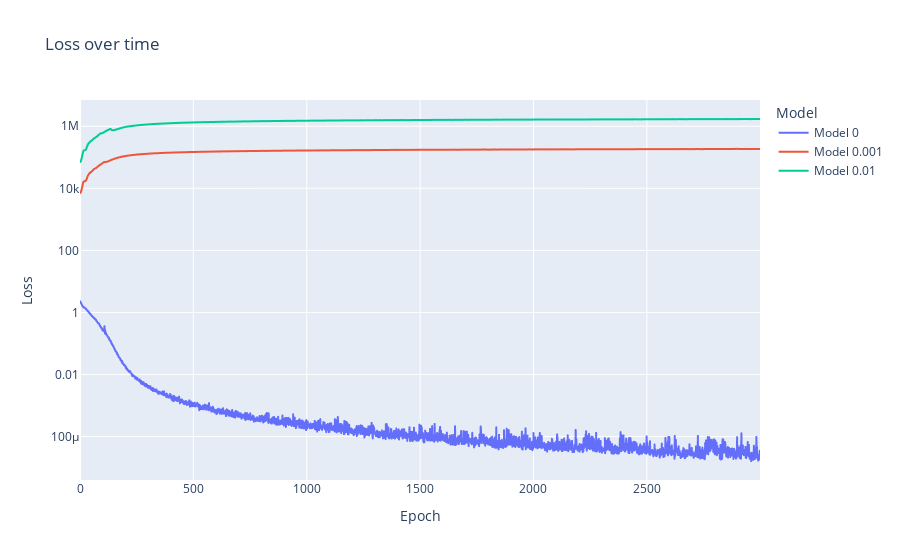

Notebook code cell kept with this figure:
### Code cell
import pandas as pd


if True:
    df = pd.DataFrame()
    for idx, loss in enumerate(losses):
        df = pd.concat([df, pd.DataFrame(
            {'Epoch': range(len(loss)), 
            'Loss': loss, 
            'Model': f'Model {decays[idx]}'}
            )])

    df.to_csv('sort_mini_activation.csv')
else:
    df = pd.read_csv('sort_mini.csv')

fig = px.line(df, x='Epoch', y='Loss', color='Model', title='Loss over time', log_y=True)
fig.show()

### Figure 1 — Plotly figure (JSON) as saved in the notebook; plotly's stock layout.template omitted (floating-point values rounded to 4 significant figures; data arrays with more than 128 entries replaced by an {"elided": "..."} marker saying what was removed)
{"data": [{"hovertemplate": "Model=Model 0<br>Epoch=%{x}<br>Loss=%{y}<extra></extra>", "legendgroup": "Model 0", "line": {"color": "#636efa", "dash": "solid"}, "marker": {"symbol": "circle"}, "mode": "lines", "name": "Model 0", "showlegend": true, "type": "scattergl", "x": {"elided": "3000 int values"}, "xaxis": "x", "y": {"elided": "3000 float values"}, "yaxis": "y"}, {"hovertemplate": "Model=Model 0.001<br>Epoch=%{x}<br>Loss=%{y}<extra></extra>", "legendgroup": "Model 0.001", "line": {"color": "#EF553B", "dash": "solid"}, "marker": {"symbol": "circle"}, "mode": "lines", "name": "Model 0.001", "showlegend": true, "type": "scattergl", "x": {"elided": "3000 int values"}, "xaxis": "x", "y": {"elided": "3000 float values"}, "yaxis": "y"}, {"hovertemplate": "Model=Model 0.01<br>Epoch=%{x}<br>Loss=%{y}<extra></extra>", "legendgroup": "Model 0.01", "line": {"color": "#00cc96", "dash": "solid"}, "marker": {"symbol": "circle"}, "mode": "lines", "name": "Model 0.01", "showlegend": true, "type": "scattergl", "x": {"elided": "3000 int values"}, "xaxis": "x", "y": {"elided": "3000 float values"}, "yaxis": "y"}], "layout": {"legend": {"title": {"text": "Model"}, "tracegroupgap": 0}, "title": {"text": "Loss over time"}, "xaxis": {"anchor": "y", "domain": [0, 1], "title": {"text": "Epoch"}}, "yaxis": {"anchor": "x", "domain": [0, 1], "title": {"text": "Loss"}, "type": "log"}}}
